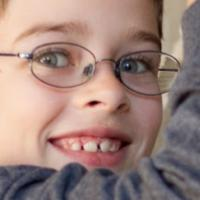
#> input picture FaceData/10_0_0_20170110221714752.jpg.chip.jpg, 200 x 200 px; its folder holds only this picture in this run
$ jupyter execute --allow-errors Assignment_with_Hints_TrainTestSplit_Demean_Whiten.ipynb
#> lines starting #> are read from the running program, lines starting #| are printed output that depends on the picture
[cell 1]
# importing libraries
import numpy as np
from skimage import color
from skimage.transform import rescale
from matplotlib import image
import matplotlib.pyplot as plt

from sklearn import datasets
from sklearn.model_selection import train_test_split
from sklearn import metrics
from sklearn.metrics import mean_squared_error

[cell 2]
import glob
import os

Faces =[]
Ages = []
Genders = []
# Visualize some examples of resize image
for k,i in enumerate(glob.glob(r"FaceData/*")):

    # load image
    imagei = image.imread(i)
#> imagei is the input picture: shape (200, 200, 3); mean R, G, B 156.8, 130.3, 123.3
    print("age:",os.path.basename(i).split("_")[0])
    print("gender:",os.path.basename(i).split("_")[1]) #male 0, female 1
    Ages.append(os.path.basename(i).split("_")[0])
    Genders.append(os.path.basename(i).split("_")[1])

    # Convert to grayscale images
    imagei = color.rgb2gray(imagei)
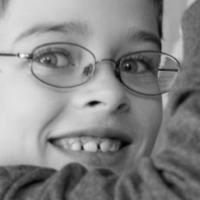
#> imagei: shape (200, 200) float64; min 0.0104, max 0.992, mean 0.531

    # Resize image
    image_rescaled = rescale(imagei, 0.25, anti_aliasing=False)
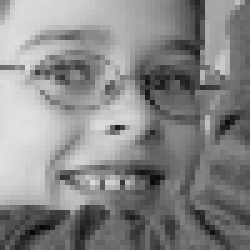
#> image_rescaled: shape (50, 50) float64 (shown 5 times larger); min 0.0356, max 0.884, mean 0.531

    # Visualize them
    plt.figure()
    plt.imshow(image_rescaled, cmap='gray')
    plt.show()

    Faces.append(image_rescaled.flatten())

    if k>10:
        break

[cell 3]
D_input = np.array(Faces).astype(float)

y_age = np.array(Ages).astype(float)/100
y_gender = np.array(Genders).astype(float)*2-1

[cell 4]
y_gender

## Please use exactly the same train_test_split

#> (a cell that did not finish here is left out)

## Please test your model using the face images of all team members

[cell 6]
C = np.cov(D_input.T)
#> C: shape (2500, 2500) float64; every value is NaN or infinite

# eigendecomposition and SVD

# ANN Approach

[cell 7]
import ttg
import seaborn as sns

#> (the rest of this cell did not finish here and is left out)

#> (a cell that did not finish here is left out)

# Hints using Iris data

[cell 9]
# import data
iris = datasets.load_iris()

# extract the first two columns
X = iris.data[:, :3]
y = iris.data[:, 3]

X_train, X_test, y_train, y_test = train_test_split(X, y, test_size=0.1, random_state=205) # 70% training and 30% test

[cell 10]
X_train_mean = np.mean(X_train,axis=0)[None,:]
X_train_mean

[cell 11]
# Demean
X_train_demean = X_train - X_train_mean
X_test_demean = X_test - X_train_mean

[cell 12]
Q, s, PT = np.linalg.svd(X_train_demean)

e_values_sq = s/X_train.shape[0]**0.5

[cell 13]
X_train_whitten = X_train_demean@PT.T@np.linalg.inv(np.diag(e_values_sq))
X_test_whitten = X_test_demean@PT.T@np.linalg.inv(np.diag(e_values_sq))

[cell 14]
k = 2
X_train_whitten_reduced = X_train_demean@PT.T[:,:k]@np.linalg.inv(np.diag(e_values_sq[:k]))
X_test_whitten_reduced = X_test_demean@PT.T[:,:k]@np.linalg.inv(np.diag(e_values_sq[:k]))

[cell 15]
neuron_in_hidden_layer = 2 # number of hidden neuron in the hidden layer

W_hidden = np.random.randn(neuron_in_hidden_layer,X_train_whitten_reduced.shape[1]+1)/k

W_output = np.random.randn(1,neuron_in_hidden_layer+1)/neuron_in_hidden_layer


def predict(X, W_hidden,W_output):

    y_pred = []
    for i in range(X.shape[0]):
        x_i = X[i:i+1]
        x_i_1 = np.hstack([x_i,[[1]]])
        x_h_i = sigmoid(W_hidden@x_i_1.T)
        x_h_i_1 = np.vstack([x_h_i,[1]])
        x_o = W_output@x_h_i_1
        y_pred.append([x_o[0][0]])

    return np.array(y_pred),x_h_i_1,x_i_1


def sigmoid(y):
    return 1/(1+np.exp(-y))

learning_rate = 0.01

for e in range(20):# for each epoch
    for i in range(X_train.shape[0]):
        x_i = X_train_whitten_reduced[i:i+1]
        y_i = y_train[i]

        y_pred_i,x_h_i_1,x_i_1 = predict(x_i, W_hidden,W_output)

        delta_k = y_i - y_pred_i

        #Gradient for output layer
        Gradient_output  = -delta_k*x_h_i_1.T

        # Gradient Descent rule
        W_output = W_output -  learning_rate*Gradient_output


        delta_h = x_h_i_1*(1-x_h_i_1)*W_output.T*delta_k

        # Update each hidden unit
        Gradient_hidden = np.zeros_like(W_hidden)
        for h in range(W_hidden.shape[0]):

            #Gradient for hidden layer
            Gradient_hidden[h,:] =  - delta_h[h] * x_i_1

        # Gradient Descent rule
        W_hidden = W_hidden -  learning_rate * Gradient_hidden


    y_pred,_,_ = predict(X_train_whitten_reduced, W_hidden,W_output)
    print(mean_squared_error(y_train,y_pred))

$ run again, on FaceData/13_1_3_20170109205242338.jpg.chip.jpg
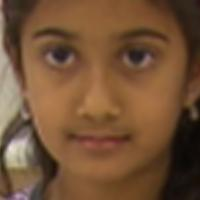
#> input picture FaceData/13_1_3_20170109205242338.jpg.chip.jpg, 200 x 200 px
#> imagei is the input picture: shape (200, 200, 3); mean R, G, B 115.3, 81.8, 54.3
#> `imagei = color.rgb2gray(imagei)`:
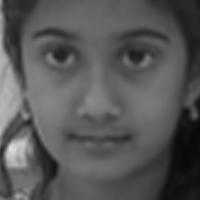
#> imagei: shape (200, 200) float64; min 0.0299, max 0.891, mean 0.341
#> C: shape (2500, 2500) float64; every value is NaN or infinite

$ run again, on FaceData/14_1_0_20170103201434935.jpg.chip.jpg
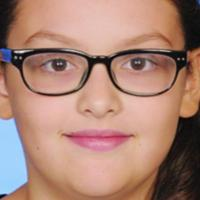
#> input picture FaceData/14_1_0_20170103201434935.jpg.chip.jpg, 200 x 200 px
#> imagei is the input picture: shape (200, 200, 3); mean R, G, B 169.8, 131.1, 116.8
#> `imagei = color.rgb2gray(imagei)`:
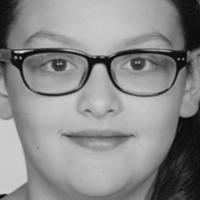
#> imagei: shape (200, 200) float64; min 0.00583, max 0.918, mean 0.542
#> `image_rescaled = rescale(imagei, 0.25, anti_aliasing=False)`:
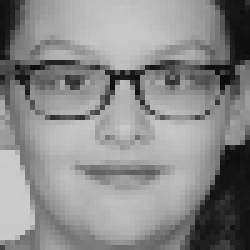
#> image_rescaled: shape (50, 50) float64 (shown 5 times larger); min 0.0439, max 0.803, mean 0.542
#> C: shape (2500, 2500) float64; every value is NaN or infinite

$ run again, on FaceData/16_1_0_20170103163010615.jpg.chip.jpg
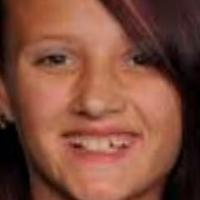
#> input picture FaceData/16_1_0_20170103163010615.jpg.chip.jpg, 200 x 200 px
#> imagei is the input picture: shape (200, 200, 3); mean R, G, B 126, 76.4, 59.9
#> `imagei = color.rgb2gray(imagei)`:
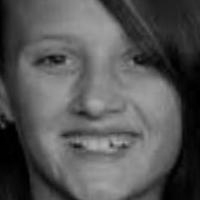
#> imagei: shape (200, 200) float64; min 0, max 0.706, mean 0.336
#> C: shape (2500, 2500) float64; every value is NaN or infinite

$ run again, on FaceData/12_1_0_20170109203709140.jpg.chip.jpg
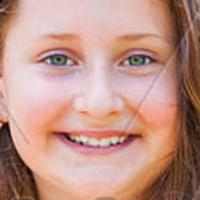
#> input picture FaceData/12_1_0_20170109203709140.jpg.chip.jpg, 200 x 200 px
#> imagei is the input picture: shape (200, 200, 3); mean R, G, B 192.2, 148.3, 136.4
#> `imagei = color.rgb2gray(imagei)`:
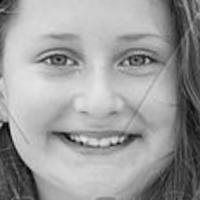
#> imagei: shape (200, 200) float64; min 0.0167, max 0.917, mean 0.615
#> `image_rescaled = rescale(imagei, 0.25, anti_aliasing=False)`:
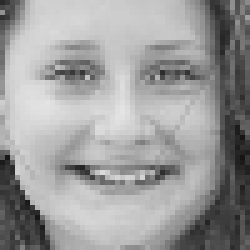
#> image_rescaled: shape (50, 50) float64 (shown 5 times larger); min 0.0843, max 0.895, mean 0.615
#> C: shape (2500, 2500) float64; every value is NaN or infinite
